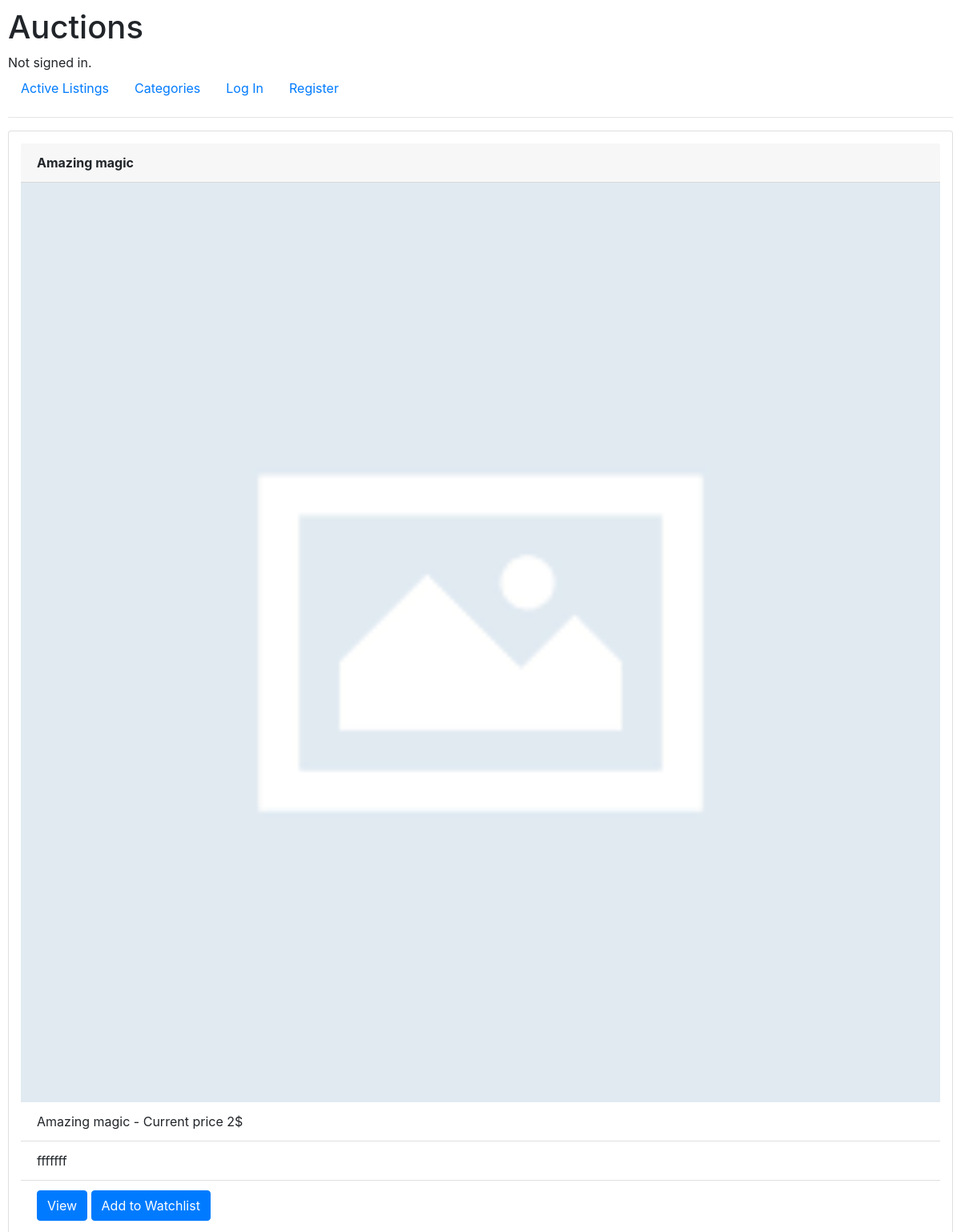
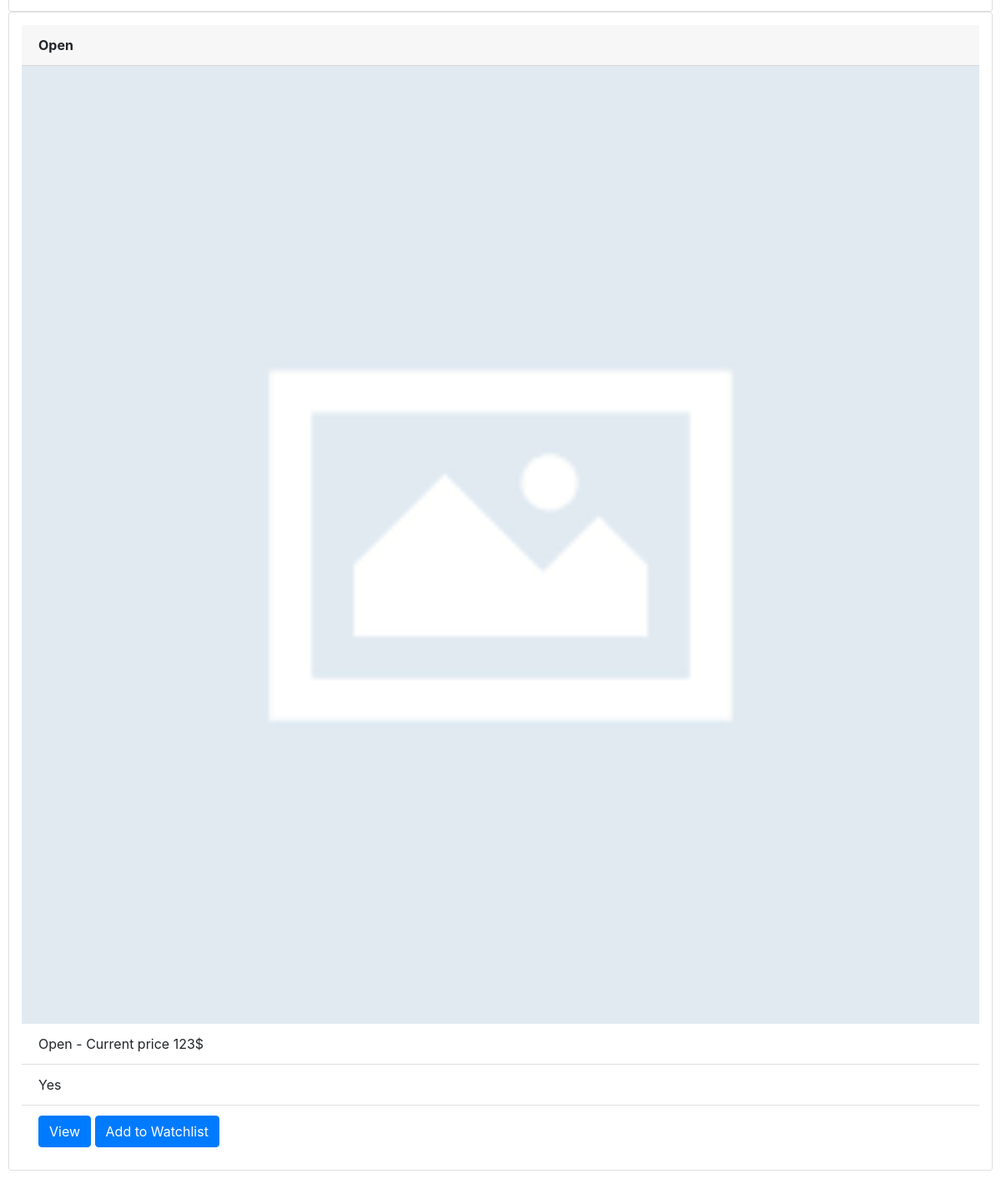
The page /category/HOME on the database its author committed (2 pictures, top to bottom).
### auctions/models.py (models this page shows, shortened)
class Listing(models.Model):
    CATEGORIES = (
        ("HOME", "Home"),
        ("TOYS", "Toys"),
        ("POTI", "Potions"),
        ("BOOK", "Books"),
        ("ARTI", "Artifacts"),
    )
    owner = models.ForeignKey(User, on_delete=models.CASCADE, default='')
    name = models.CharField(max_length=64)
    price = models.IntegerField()
    image = models.ImageField(upload_to="static/images", null=True, blank=True)
    created = models.DateTimeField(default=timezone.now, blank=True)
    description = models.TextField(max_length=640)
    status = models.BooleanField(default=True)
    category = models.CharField(
        max_length=4,
        choices=CATEGORIES,
    )

### auctions/views.py (the view)
# urls.py: path("category/<str:category>", views.category, name="category"),
def category(request, category):
    cat = Listing.objects.filter(category=category)
    return render(request, "auctions/category.html", {
        'category': cat,
        "watchlist_len": len(get_watchlist(request.user)),
    })

### auctions/utils.py (called while the page is built)
def get_watchlist(user):
    watchlist = []
    if not user.is_authenticated:
        return watchlist
    wl = user.watchlist_set.all()
    for item in wl:
        watchlist.append(item.item_of_wl())
    return watchlist

### auctions/templates/auctions/category.html
{% extends "auctions/layout.html" %}
{% block body %}
    {% for item in category %}
        <div class="card" style="padding: 15px;">
            <div class="card-header">
                <b>{{ item.name }}</b>
            </div>
            {% if item.image %}
                <img src="{ IMAGE_URL }:{{ item.image.url }}">
            {% else %}
                <img src="images/no_image.png">
            {% endif %}
            <ul class="list-group list-group-flush">
                <li class="list-group-item">{{ item.name }} - Current price {{ item.price }}$</li>
                <li class="list-group-item">{{ item.description }}</li>
                <li class="list-group-item">
                    <a href="{% url 'listing' item.name %}" class="btn btn-primary">View</a>
                    <a href="{% url 'add_to_wl' item.name %}" class="btn btn-primary">Add to Watchlist</a>
                </li>
            </ul>
        </div>
    {% endfor %}
{% endblock %}

### auctions/static/auctions/styles.css (style rules this page uses)
body { padding: 10px; }

### rows shown on the page
Listing: name "Amazing magic", price "2", description "fffffff"
Listing: name "Open", price "123", description "Yes"
